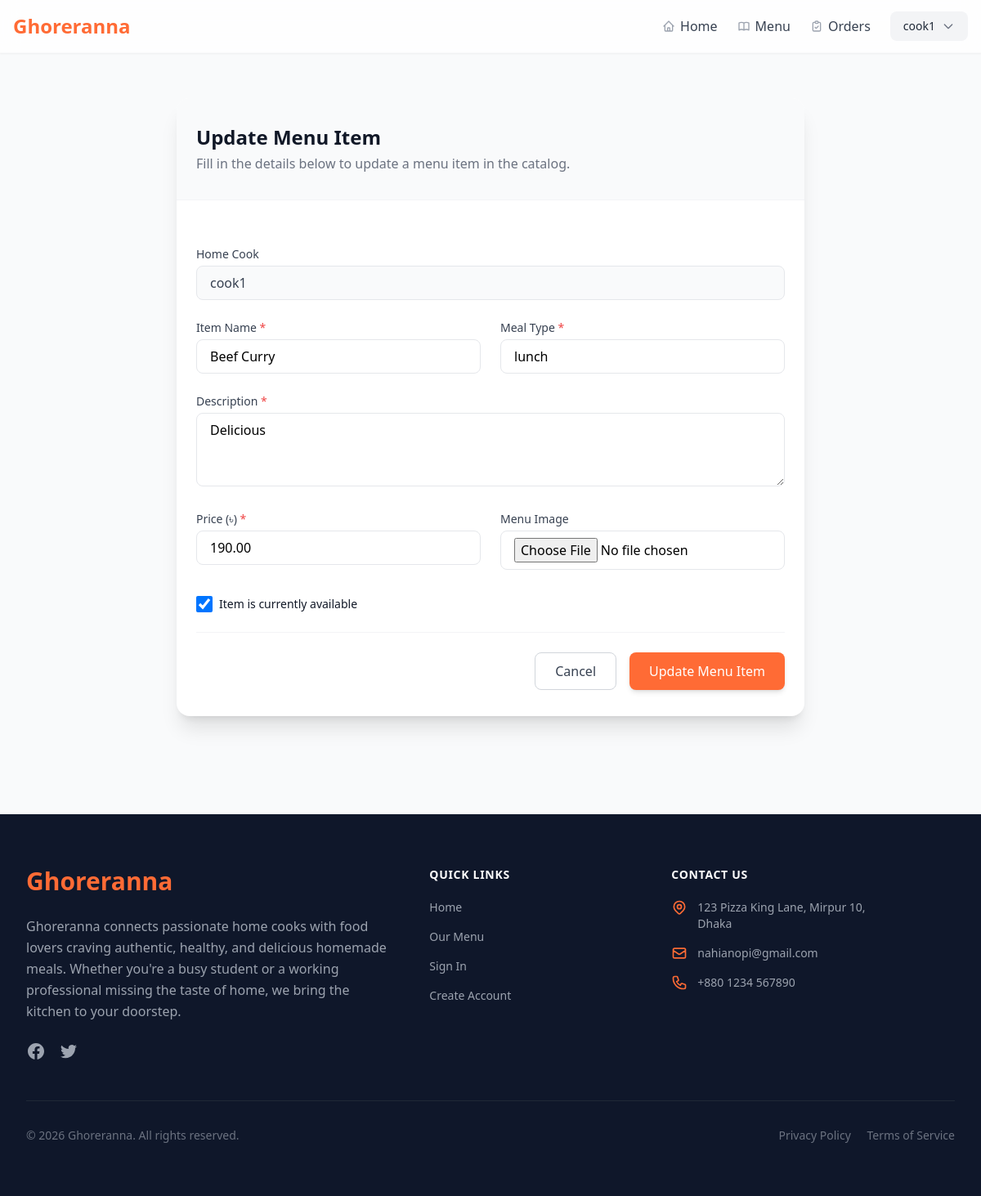
Page /menu/2/edit/ (signed in) on the committed database.
### ghoreranna_app/models.py (models this page shows, shortened)
class User(models.Model):
    ROLE_CHOICES = [
        ('Student', 'Student'),
        ('Bachelor Employee', 'Bachelor Employee'),
        ('Home Cook', 'Home Cook'),
        ('Delivery Staff', 'Delivery Staff'),
        ('Admin', 'Admin'),
    ]
    STATUS_CHOICES = [
        ('Active', 'Active'),
        ('Inactive', 'Inactive'),
    ]
    user_id = models.AutoField(primary_key=True)
    name = models.CharField(max_length=255)
    phone = models.CharField(max_length=20)
    email = models.EmailField(unique=True)
    password = models.CharField(max_length=255)
    address = models.TextField()
    role = models.CharField(max_length=50, choices=ROLE_CHOICES)
    status = models.CharField(max_length=20, choices=STATUS_CHOICES, default='Active')
    class Meta:
        ordering = ['name']

class Menu(models.Model):
    menu_id = models.AutoField(primary_key=True)
    homecook = models.ForeignKey(User, on_delete=models.CASCADE, related_name='menus', limit_choices_to={'role': 'Home Cook'})
    meal_type = models.CharField(max_length=100)
    item_name = models.CharField(max_length=255)
    description = models.TextField()
    price = models.DecimalField(max_digits=10, decimal_places=2)
    image = models.ImageField(upload_to='menu_images/', null=True, blank=True)
    availability_status = models.BooleanField(default=True)
    class Meta:
        ordering = ['item_name']

### ghoreranna_app/views.py (the view)
# urls.py: path('menu/<int:pk>/edit/', views.menu_update, name='menu_update'),
def menu_update(request, pk):
    user_role = request.session.get('user_role')
    if user_role not in ['Admin', 'Home Cook']:
        messages.error(request, "Only Admins and Home Cooks can update menus.")
        return redirect('menu_list')
    menu = get_object_or_404(Menu, pk=pk)
    if user_role == 'Home Cook' and menu.homecook_id != request.session.get('user_id'):
        messages.error(request, "You can only edit your own menu items.")
        return redirect('menu_list')
    if request.method == 'POST':
        form = MenuForm(request.POST, request.FILES, instance=menu)
        if form.is_valid():
            form.save()
            messages.success(request, 'Menu item updated successfully!')
            return redirect('menu_list')
    else:
        form = MenuForm(instance=menu)
    return render(request, 'menu_form.html', {'form': form, 'action': 'Update', 'menu': menu})

### ghoreranna_app/forms.py
class MenuForm(forms.ModelForm):
    class Meta:
        model = Menu
        fields = ['meal_type', 'item_name', 'description', 'price', 'image', 'availability_status']
        widgets = {
            'meal_type': forms.TextInput(attrs={'class': 'w-full px-4 py-2 border rounded-lg focus:outline-none focus:ring-2 focus:ring-primary'}),
            'item_name': forms.TextInput(attrs={'class': 'w-full px-4 py-2 border rounded-lg focus:outline-none focus:ring-2 focus:ring-primary'}),
            'description': forms.Textarea(attrs={'class': 'w-full px-4 py-2 border rounded-lg focus:outline-none focus:ring-2 focus:ring-primary', 'rows': 3}),
            'price': forms.NumberInput(attrs={'class': 'w-full px-4 py-2 border rounded-lg focus:outline-none focus:ring-2 focus:ring-primary', 'step': '0.01'}),
            'image': forms.FileInput(attrs={'class': 'w-full px-4 py-2 border rounded-lg focus:outline-none focus:ring-2 focus:ring-primary'}),
            'availability_status': forms.CheckboxInput(attrs={'class': 'h-5 w-5 text-primary focus:ring-primary border-gray-300 rounded'}),
        }

### ghoreranna_app/context_processors.py (called while the page is built)
def cart_count(request):
    cart = request.session.get('cart', {})
    count = sum(cart.values()) if cart else 0
    return {'global_cart_count': count}

### templates/menu_form.html (shortened to what this page needs)
{% extends "base.html" %}
{% block content %}
<div class="max-w-3xl mx-auto py-10">
    <div class="bg-white rounded-2xl shadow-xl overflow-hidden">
        <div class="px-6 py-8 border-b border-gray-100 bg-gray-50">
            <h1 class="text-2xl font-bold text-gray-900">{{ action }} Menu Item</h1>
            <p class="text-gray-500 mt-1">Fill in the details below to {{ action | lower }} a menu item in the catalog.</p>
        </div>
        <form method="post" enctype="multipart/form-data" class="px-6 py-8 space-y-6">
            <div class="grid grid-cols-1 md:grid-cols-2 gap-6">
                <div class="col-span-1 md:col-span-2">
                    <label class="block text-sm font-medium text-gray-700 mb-1">
                        Home Cook
                    </label>
                    <div class="w-full px-4 py-2 border rounded-lg bg-gray-50 text-gray-700 select-none pointer-events-none">
                        {% if menu %}
                            {{ menu.homecook.name }}
                        {% else %}
                            {{ request.session.user_name }}
                        {% endif %}
                    </div>
                </div>
                <div>
                    <label for="{{ form.item_name.id_for_label }}" class="block text-sm font-medium text-gray-700 mb-1">
                        Item Name <span class="text-red-500">*</span>
                    </label>
                    {{ form.item_name }}
                </div>
                <div>
                    <label for="{{ form.meal_type.id_for_label }}" class="block text-sm font-medium text-gray-700 mb-1">
                        Meal Type <span class="text-red-500">*</span>
                    </label>
                    {{ form.meal_type }}
                </div>
                <div class="col-span-1 md:col-span-2">
                    <label for="{{ form.description.id_for_label }}" class="block text-sm font-medium text-gray-700 mb-1">
                        Description <span class="text-red-500">*</span>
                    </label>
                    {{ form.description }}
                </div>
                <div>
                    <label for="{{ form.price.id_for_label }}" class="block text-sm font-medium text-gray-700 mb-1">
                        Price (৳) <span class="text-red-500">*</span>
                    </label>
                    {{ form.price }}
                </div>
                <div>
                    <label for="{{ form.image.id_for_label }}" class="block text-sm font-medium text-gray-700 mb-1">
                        Menu Image
                    </label>
                    {{ form.image }}
                </div>
                <div class="col-span-1 md:col-span-2 flex items-center mt-2">
                    {{ form.availability_status }}
                    <label for="{{ form.availability_status.id_for_label }}" class="ml-2 block text-sm text-gray-900 font-medium">
                        Item is currently available
                    </label>
                </div>
            </div>
            <div class="flex justify-end space-x-4 pt-6 border-t border-gray-100">
                <a href="{% url 'menu_list' %}" class="px-6 py-2.5 border border-gray-300 rounded-lg text-gray-700 hover:bg-gray-50 transition font-medium">Cancel</a>
                <button type="submit" class="bg-primary text-white px-6 py-2.5 rounded-lg hover:bg-orange-600 transition shadow-md hover:shadow-lg font-medium">
                    {{ action }} Menu Item
                </button>
            </div>
        </form>
    </div>
</div>
{% endblock %}

### templates/base.html (shortened to what this page needs)
{% load static %}
<!DOCTYPE html>
<html lang="en" class="scroll-smooth">
<head>
    <script src="https://cdn.tailwindcss.com"></script>
</head>
<body class="bg-gray-50 flex flex-col min-h-screen">
    <nav
        class="bg-white/80 backdrop-blur-md shadow-sm border-b border-gray-100/50 fixed w-full z-50 transition-all duration-300">
        <div class="max-w-7xl mx-auto px-4">
            <div class="flex justify-between items-center h-16">
                <a href="/" class="text-2xl font-bold text-primary">
                    Ghoreranna
                </a>
                <div class="hidden md:flex space-x-6 items-center">
                    <a href="{% url 'home' %}"
                        class="flex items-center gap-1.5 text-gray-700 hover:text-primary transition group">
                        Home
                    </a>
                    <a href="{% url 'menu_list' %}"
                        class="flex items-center gap-1.5 text-gray-700 hover:text-primary transition group">
                        Menu
                    </a>
                    {% if request.session.user_role == 'Delivery Staff' %}
                    <a href="{% url 'delivery_dashboard' %}"
                        class="flex items-center gap-1.5 text-gray-700 hover:text-primary transition group">
                        <svg class="w-4 h-4 text-gray-400 group-hover:text-primary transition-colors" fill="none"
                            stroke="currentColor" viewBox="0 0 24 24">
                            <path stroke-linecap="round" stroke-linejoin="round" stroke-width="2"
                                d="M13 10V3L4 14h7v7l9-11h-7z" />
                        </svg>
                        My Deliveries
                    </a>
                    {% else %}
                    <a href="{% url 'profile' %}?tab={% if request.session.user_role == 'Admin' %}all-orders{% elif request.session.user_role == 'Home Cook' %}incoming-orders{% else %}tracking{% endif %}"
                        class="flex items-center gap-1.5 text-gray-700 hover:text-primary transition group">
                        Orders
                    </a>
                    {% endif %}
                    {% if request.session.user_id %}
                    <div class="relative relative-dropdown ml-2">
                        <button id="user-menu-btn"
                            class="flex items-center space-x-2 bg-gray-100 text-gray-800 px-4 py-2 rounded-lg hover:bg-gray-200 transition focus:outline-none">
                            <span class="font-medium text-sm">{{ request.session.user_name }}</span>
                            <svg class="w-4 h-4 text-gray-500" fill="none" stroke="currentColor" viewBox="0 0 24 24"
                                xmlns="http://www.w3.org/2000/svg">
                                <path stroke-linecap="round" stroke-linejoin="round" stroke-width="2"
                                    d="M19 9l-7 7-7-7"></path>
                            </svg>
                        </button>
                    </div>
                    {% endif %}
                </div>
            </div>
        </div>
    </nav>
    <main class="flex-grow pt-20 px-4">
        <div class="max-w-7xl mx-auto">
            {% block content %}
            {% endblock %}
        </div>
    </main>
    <footer id="about" class="bg-[#0f172a] text-gray-300 mt-20">
        <div class="max-w-7xl mx-auto px-4 py-16 sm:px-6 lg:px-8">
            <div class="grid grid-cols-1 md:grid-cols-12 gap-12">
                <div class="md:col-span-5">
                    <a href="/" class="text-3xl font-bold text-primary mb-6 inline-block">
                        Ghoreranna
                    </a>
                    <p class="text-gray-400 leading-relaxed mb-6">
                        Ghoreranna connects passionate home cooks with food lovers craving authentic, healthy, and
                        delicious homemade meals. Whether you're a busy student or a working professional missing the
                        taste of home, we bring the kitchen to your doorstep.
                    </p>
                    <div class="flex space-x-4">
                        <a href="#" class="text-gray-400 hover:text-white transition">
                        </a>
                        <a href="#" class="text-gray-400 hover:text-white transition">
                        </a>
                    </div>
                </div>
                <div class="md:col-span-3">
                    <h3 class="text-sm font-semibold text-white tracking-wider uppercase mb-5">Quick Links</h3>
                    <ul class="space-y-4 text-sm">
                        <li><a href="{% url 'home' %}" class="text-gray-400 hover:text-primary transition">Home</a></li>
                        <li><a href="{% url 'menu_list' %}" class="text-gray-400 hover:text-primary transition">Our
                                Menu</a></li>
                        <li><a href="{% url 'login' %}" class="text-gray-400 hover:text-primary transition">Sign In</a>
                        </li>
                        <li><a href="{% url 'register' %}" class="text-gray-400 hover:text-primary transition">Create
                                Account</a></li>
                    </ul>
                </div>
                <div class="md:col-span-4">
                    <h3 class="text-sm font-semibold text-white tracking-wider uppercase mb-5">Contact Us</h3>
                    <ul class="space-y-4 text-sm text-gray-400">
                        <li class="flex items-start">
                            <span>123 Pizza King Lane, Mirpur 10,<br>Dhaka</span>
                        </li>
                        <li class="flex items-center">
                            <svg class="flex-shrink-0 h-5 w-5 text-primary mr-3" fill="none" viewBox="0 0 24 24"
                                stroke="currentColor">
                                <path stroke-linecap="round" stroke-linejoin="round" stroke-width="2"
                                    d="M3 8l7.89 5.26a2 2 0 002.22 0L21 8M5 19h14a2 2 0 002-2V7a2 2 0 00-2-2H5a2 2 0 00-2 2v10a2 2 0 002 2z" />
                            </svg>
                            <a href="mailto:hello@ghoreranna.com"
                                class="hover:text-white transition">nahianopi@gmail.com</a>
                        </li>
                        <li class="flex items-center">
                            <span>+880 1234 567890</span>
                        </li>
                    </ul>
                </div>
            </div>
            <div
                class="mt-12 pt-8 border-t border-gray-800 flex flex-col md:flex-row justify-between items-center text-sm text-gray-500">
                <p>&copy; {% now "Y" %} Ghoreranna. All rights reserved.</p>
                <div class="mt-4 md:mt-0 space-x-4">
                    <a href="#" class="hover:text-white transition">Privacy Policy</a>
                    <a href="#" class="hover:text-white transition">Terms of Service</a>
                </div>
            </div>
        </div>
    </footer>
</body>
</html>

### rows in the picture
User: session.user_name "cook1"
Menu: homecook.name "cook1", item_name "Beef Curry", meal_type "lunch", description "Delicious", price "190.00", availability_status "☑"

### other values in the picture
{{ action }} "Update"
{{ action | lower }} "update"
